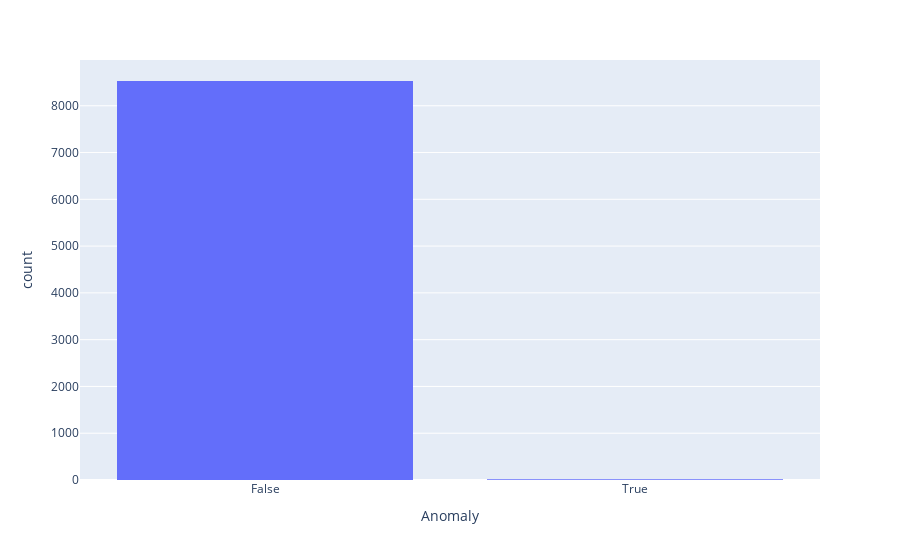

Source (notebook cell):
### Code cell
y_df = pd.DataFrame(y_train)
y_df.columns = ['income']

fig = px.histogram(y_df["income"].apply(lambda x: "False" if x == "0" else "True"), x="income")
fig.update_layout(xaxis_title="Anomaly")
fig.show()

### Figure 1 — Plotly figure (JSON) as saved in the notebook; plotly's stock layout.template omitted (floating-point values rounded to 4 significant figures; data arrays with more than 128 entries replaced by an {"elided": "..."} marker saying what was removed)
{"data": [{"bingroup": "x", "hovertemplate": "income=%{x}<br>count=%{y}<extra></extra>", "legendgroup": "", "marker": {"color": "#636efa", "pattern": {"shape": ""}}, "name": "", "orientation": "v", "showlegend": false, "type": "histogram", "x": {"elided": "8544 str values"}, "xaxis": "x", "yaxis": "y"}], "layout": {"barmode": "relative", "legend": {"tracegroupgap": 0}, "margin": {"t": 60}, "xaxis": {"anchor": "y", "domain": [0, 1], "title": {"text": "Anomaly"}}, "yaxis": {"anchor": "x", "domain": [0, 1], "title": {"text": "count"}}}}
